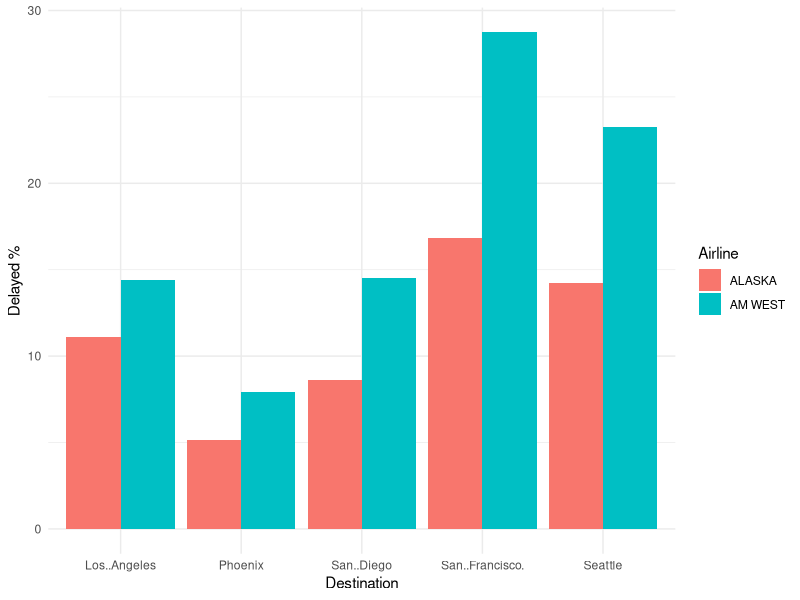

Recreate this plot in R.
## ---- chunk 1
knitr::opts_chunk$set(echo = TRUE)
## ---- chunk 2
library(dplyr)
library(tidyr)
library(zoo)
library(stringr)
## ---- chunk 3
#Read the .csv file as it is while replacing the word "NA" empty cells
two_airlines<-read.csv("2airlines.csv", stringsAsFactors = FALSE, header=TRUE,fileEncoding = "UTF-8-BOM",sep=",",na.strings = c("","NA"))
two_airlines
## ---- chunk 4
#Rearrange the dataframe removing "NA" fields, changing rows to columns using gather
two_airlines2 <- two_airlines %>%
  mutate(Airline=na.locf(X)) %>%
  mutate(Status=na.locf(X.1)) %>%
  select(-X) %>% select(-X.1) %>%
  gather(Destination, Flight, Los..Angeles:Seattle) %>% 
  drop_na()
two_airlines2
## ---- chunk 5
library(kableExtra)
#Spread Status column into two separate columns as delayed and ontime
colnames(two_airlines2)[2] <- "Status"
colnames(two_airlines2)[4] <- "Flight"
two_airlines.alter <- spread(two_airlines2, "Status", "Flight" )
kable(two_airlines.alter, align = 'c')
## ---- chunk 6
#remove characters such as , inside the numbers
two_airlines.alter$`on time` <- str_remove(two_airlines.alter$`on time`, ",")
## ---- chunk 7
#Convert character type to numeric
as.numeric(two_airlines.alter$`on time`)
## ---- chunk 8
#Convert character type to numeric
as.numeric(two_airlines.alter$delayed)
## ---- chunk 9
#Basic Summary view of the data
two_airlines.alter$delayed = as.numeric(two_airlines.alter$delayed)
two_airlines.alter$`on time` = as.numeric(two_airlines.alter$`on time`)
summary(two_airlines.alter)
## ---- chunk 10
two_airlines.alter %>%
  group_by(Destination) %>%
  summarise(SD_OnTime = round(sd(`on time`),2), SD_Delayed = round(sd(delayed),2))
## ---- chunk 11
#Analyse data separately for the airline ALASKA
flight_status_ALASKA <- two_airlines.alter%>%
  filter(Airline == "ALASKA")
flight_status_ALASKA
## ---- chunk 12
#Analyse data separately for the airline ALASKA and calculate its total arrival and delayed percentage
flight_status_ALASKA <- flight_status_ALASKA %>%
  mutate(
    Arrival_Total = flight_status_ALASKA$delayed + flight_status_ALASKA$`on time`,
    Delay_perc = (flight_status_ALASKA$delayed/Arrival_Total)*100)
flight_status_ALASKA
## ---- chunk 13
#Analyse data separately for the airline AMWEST
flight_status_AMWEST <- two_airlines.alter %>%
  filter(Airline == "AM WEST")
flight_status_AMWEST
## ---- chunk 14
#Analyse data separately for the airline AMWEST and calculate its Total arrival and delayed percentage
flight_status_AMWEST <- flight_status_AMWEST %>%
  mutate(
    Arrival_Total = flight_status_AMWEST$delayed + flight_status_AMWEST$`on time`,
    Delay_perc = (flight_status_AMWEST$delayed/Arrival_Total)*100)
flight_status_AMWEST
## ---- chunk 15
#Alter the original table with total arrival time and delay percentage for comparison
two_airlines.alter <- two_airlines.alter %>%
  mutate(
    Arrival_Total = two_airlines.alter$delayed + two_airlines.alter$`on time`,
    Delay_perc = (two_airlines.alter$delayed/Arrival_Total)*100
  )
print(two_airlines.alter)
## ---- chunk 16
#Compare Delay percentage between two airlines using a graph for better visualization
library(ggplot2)
ggplot(two_airlines.alter, aes(factor(Destination), Delay_perc, fill = Airline)) +
  geom_bar(stat = "identity", position = "dodge")+
  theme_minimal()+
  labs(x = "Destination", y = "Delayed %")
